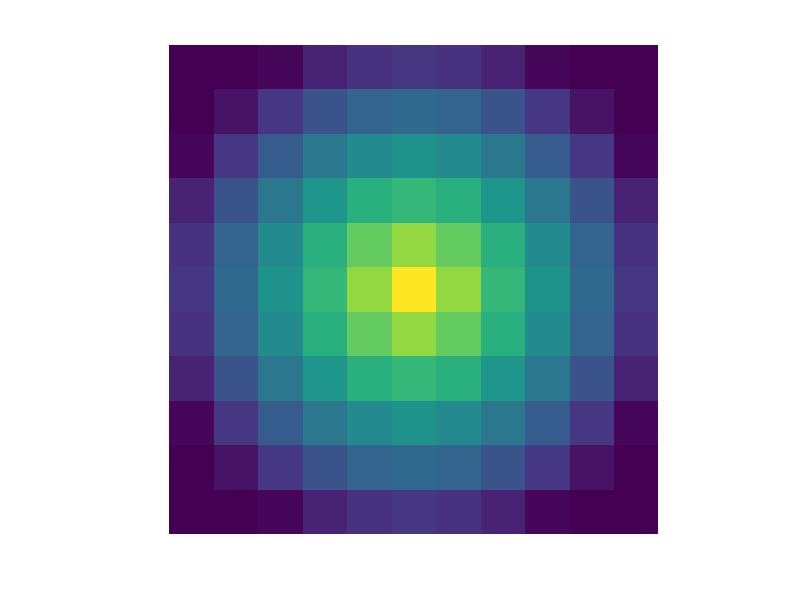
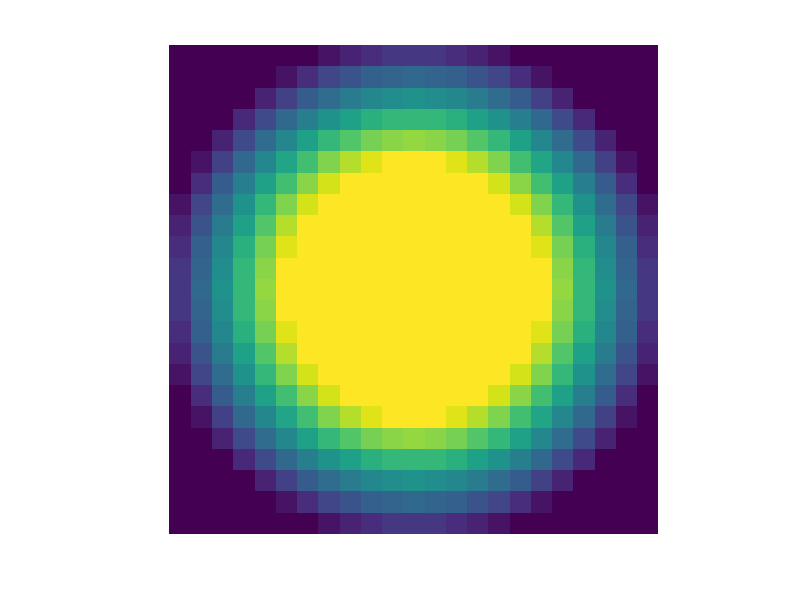

The MATLAB source for these figures, in order: (Note: this script raises an error after producing the figures.)
function prepareKernel(binSize, order, vis)

clear global triKERNEL chKERNEL triKERNEL2

global triKERNEL chKERNEL triKERNEL2

if ~exist('binSize', 'var') || isempty(binSize),
    binSize = 6;
    vis = 1;
end

if ~exist('order', 'var') || isempty(order),
    order = 4;
end

if ~exist('vis', 'var') || isempty(vis),
    vis = 1;
end

% triangular kernel
[x,y] = meshgrid(-binSize+1:binSize-1,  -binSize+1:binSize-1);
z = complex(x,y);
triKERNEL = max(binSize - (abs(z)),0);
triKERNEL = triKERNEL / sum(abs(triKERNEL(:)));
if(vis)
    figure('Name','truangle kernel');
    imagesc(real(triKERNEL));axis equal off;
end

[x,y] = meshgrid(-binSize * 2+1:binSize * 2-1,  -binSize * 2+1:binSize * 2 -1);
z = complex(x,y);
triKERNEL2 = min(max(binSize * 2 - (abs(z)),0), binSize);
triKERNEL2 = triKERNEL2 / sum(abs(triKERNEL2(:)));
if(vis)
    figure('Name','triKERNEL2');
    imagesc(real(triKERNEL2));axis equal off;
end

% circular harmonics with radius = 1/2/3 * binSize
% triangular kernel width = sigma = binSize

Order = 0:order;
Scale = 1:3;
sigma = binSize;

if(vis)
    figure('Name','circular harmonic kernel');
    set(gcf, 'Color',[1,1,1]);
    HH = tight_subplot(numel(Order),numel(Scale) * 2,0.02,0.05,0.05);
end
for s = 1:numel(Scale)
    r = binSize * s;
    [x,y] = meshgrid(-r-sigma+1:r+sigma-1,  1-r-sigma:r+sigma-1);
    z = complex(x,y);
    phase_z = angle(z);
    
    for j = 1:numel(Order)
        kernel = max(sigma - abs(abs(z) - r), 0) .* exp(1i * phase_z * Order(j));
        kernel = kernel / sqrt(sum(abs(kernel(:)).^2));     %% make all the output value in same range
        if(vis)
            skernel = (pad(kernel,[50,50]) ./ max(real(kernel(:))) + 1+1i)/2;
            axes(HH(s*2+numel(Scale) * (j-1) * 2 - 1));imshow(pad(real(skernel), [50,50]));axis equal tight off;
            axes(HH(s*2+numel(Scale)* (j-1) * 2 ));imshow(pad(imag(skernel), [50,50]) );axis equal tight off;
        end
        chKERNEL{s,j} = kernel;
    end
end
